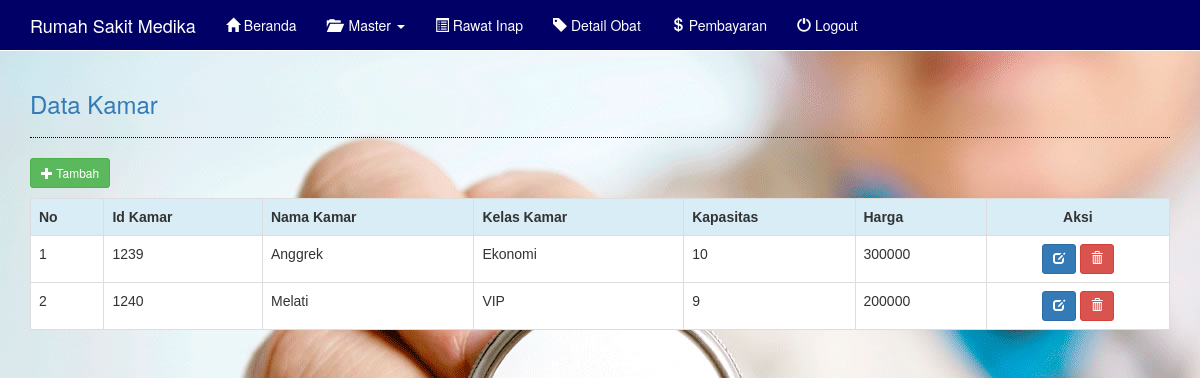
Page /index.php?lihat=kamar/index (signed in) on the committed database.
### tables this page shows
CREATE TABLE `kamar` (
  `id_kamar` int(11) NOT NULL,
  `nama_kamar` varchar(20) NOT NULL,
  `kelas` varchar(10) NOT NULL,
  `kapasitas` int(10) NOT NULL,
  `harga` int(10) NOT NULL
);

### panggil/kamar/index.php (the view, shortened to what this page needs)
<!DOCTYPE html>
<html>
<head>
</head>
<body>
</body>
</html>
<?php
	require_once('koneksi.php');
	$query 	= "SELECT * FROM kamar";
	$link 	= "index.php?lihat=kamar/";
?>
<div class="row">
	<div class="col-lg-12">
		<h3 class = "text-primary">Data Kamar</h3>
		<hr style = "border-top:1px dotted #000;"/>
		<a href="<?= $link.'tambah' ?>" class="btn btn-success btn-sm">
			<span class="glyphicon glyphicon-plus"></span> Tambah
		</a>
		<div class="box-body table-responsive no-padding">
		<table class="table table-hover table-bordered" style="margin-top: 10px">
			<tr class="info">
				<th>No</th>
				<th>Id Kamar</th>
				<th>Nama Kamar</th>
				<th>Kelas Kamar</th>
				<th>Kapasitas</th>
				<th>Harga</th>
				<th style="text-align: center;">Aksi</th>
			</tr>
			<?php
			if($data = mysqli_query($koneksi,$query)){
				$no=1;
				while($tampil = mysqli_fetch_object($data)){
				?>
					<tr>
						<td><?= $no ?></td>
						<td><?= $tampil->id_kamar?></td>
						<td><?= $tampil->nama_kamar?></td>
						<td><?= $tampil->kelas ?></td>
						<td><?= $tampil->kapasitas ?></td>
						<td><?= $tampil->harga ?></td>
						<td style="text-align: center;">
							<a href="<?= $link.'edit&id_kamar='.$tampil->id_kamar?>" class="btn btn-primary btn-sm">
								<span class="glyphicon glyphicon-edit"></span>
							</a>
							<a onclick="return confirm('Apakah yakin data akan di hapus?')" href="<?= $link.'hapus&id_kamar='.$tampil->id_kamar ?>" class="btn btn-danger btn-sm">
								<span class="glyphicon glyphicon-trash"></span>
							</a>
						</td>
					</tr>
				<?php
					$no++;
				}
			}
			?>
		</table>
		</div>
	</div>
</div>

### panggil/kamar/index.php (style rules this page uses)
form, table { border: 3px solid #f1f1f1; background-color: white; font-family: arial; width: 500px; margin: auto; padding: 20px; }

### rows in the picture
kamar: id_kamar "1239", nama_kamar "Anggrek", kelas "Ekonomi", kapasitas "10", harga "300000"
kamar: id_kamar "1240", nama_kamar "Melati", kelas "VIP", kapasitas "9", harga "200000"
